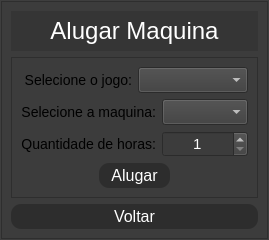
      <widget class="QWidget" name="pg_alugar_maquina">
       <layout class="QVBoxLayout" name="verticalLayout_35">
        <property name="spacing">
         <number>0</number>
        </property>
        <property name="leftMargin">
         <number>0</number>
        </property>
        <property name="topMargin">
         <number>0</number>
        </property>
        <property name="rightMargin">
         <number>0</number>
        </property>
        <property name="bottomMargin">
         <number>0</number>
        </property>
        <item>
         <widget class="QFrame" name="frame_19">
          <property name="styleSheet">
           <string notr="true">background-color: rgb(80, 80, 80);</string>
          </property>
          <property name="frameShape">
           <enum>QFrame::StyledPanel</enum>
          </property>
          <property name="frameShadow">
           <enum>QFrame::Raised</enum>
          </property>
          <layout class="QHBoxLayout" name="horizontalLayout_30">
           <property name="spacing">
            <number>0</number>
           </property>
           <property name="leftMargin">
            <number>0</number>
           </property>
           <property name="topMargin">
            <number>0</number>
           </property>
           <property name="rightMargin">
            <number>0</number>
           </property>
           <property name="bottomMargin">
            <number>0</number>
           </property>
           <item>
            <widget class="QFrame" name="frame_20">
             <property name="maximumSize">
              <size>
               <width>600</width>
               <height>300</height>
              </size>
             </property>
             <property name="styleSheet">
              <string notr="true">background-color: rgb(60, 60, 60);</string>
             </property>
             <property name="frameShape">
              <enum>QFrame::StyledPanel</enum>
             </property>
             <property name="frameShadow">
              <enum>QFrame::Raised</enum>
             </property>
             <layout class="QVBoxLayout" name="verticalLayout_21">
              <item>
               <widget class="QLabel" name="label_13">
                <property name="minimumSize">
                 <size>
                  <width>0</width>
                  <height>40</height>
                 </size>
                </property>
                <property name="maximumSize">
                 <size>
                  <width>16777215</width>
                  <height>40</height>
                 </size>
                </property>
                <property name="styleSheet">
                 <string notr="true">background-color: rgb(53, 53, 53);</string>
                </property>
                <property name="text">
                 <string>&lt;html&gt;&lt;head/&gt;&lt;body&gt;&lt;p align=&quot;center&quot;&gt;&lt;span style=&quot; font-size:18pt; color:#ffffff;&quot;&gt;Alugar Maquina&lt;/span&gt;&lt;/p&gt;&lt;/body&gt;&lt;/html&gt;</string>
                </property>
               </widget>
              </item>
              <item>
               <widget class="QFrame" name="frame_35">
                <property name="frameShape">
                 <enum>QFrame::StyledPanel</enum>
                </property>
                <property name="frameShadow">
                 <enum>QFrame::Raised</enum>
                </property>
                <layout class="QVBoxLayout" name="verticalLayout_20">
                 <item>
                  <layout class="QHBoxLayout" name="horizontalLayout_31">
                   <item>
                    <widget class="QLabel" name="label_14">
                     <property name="maximumSize">
                      <size>
                       <width>150</width>
                       <height>16777215</height>
                      </size>
                     </property>
                     <property name="styleSheet">
                      <string notr="true">font-size: 14px;
</string>
                     </property>
                     <property name="text">
                      <string>Selecione o jogo:</string>
                     </property>
                     <property name="alignment">
                      <set>Qt::AlignRight|Qt::AlignTrailing|Qt::AlignVCenter</set>
                     </property>
                    </widget>
                   </item>
                   <item>
                    <widget class="QComboBox" name="lista_jogos_alugar">
                     <property name="maximumSize">
                      <size>
                       <width>300</width>
                       <height>16777215</height>
                      </size>
                     </property>
                     <property name="styleSheet">
                      <string notr="true">color: rgb(255, 255, 255);
font-size: 15px;</string>
                     </property>
                    </widget>
                   </item>
                  </layout>
                 </item>
                 <item>
                  <layout class="QHBoxLayout" name="horizontalLayout_32">
                   <item>
                    <widget class="QLabel" name="label_15">
                     <property name="maximumSize">
                      <size>
                       <width>150</width>
                       <height>16777215</height>
                      </size>
                     </property>
                     <property name="styleSheet">
                      <string notr="true">font-size: 14px;
</string>
                     </property>
                     <property name="text">
                      <string>Selecione a maquina:</string>
                     </property>
                     <property name="alignment">
                      <set>Qt::AlignRight|Qt::AlignTrailing|Qt::AlignVCenter</set>
                     </property>
                    </widget>
                   </item>
                   <item>
                    <widget class="QComboBox" name="lista_maquinas_aluguel">
                     <property name="maximumSize">
                      <size>
                       <width>300</width>
                       <height>16777215</height>
                      </size>
                     </property>
                     <property name="styleSheet">
                      <string notr="true">color: rgb(255, 255, 255);
font-size: 15px;</string>
                     </property>
                    </widget>
                   </item>
                  </layout>
                 </item>
                 <item>
                  <layout class="QHBoxLayout" name="horizontalLayout_38">
                   <item>
                    <widget class="QLabel" name="label_20">
                     <property name="maximumSize">
                      <size>
                       <width>150</width>
                       <height>16777215</height>
                      </size>
                     </property>
                     <property name="styleSheet">
                      <string notr="true">font-size: 14px;
</string>
                     </property>
                     <property name="text">
                      <string>Quantidade de horas:</string>
                     </property>
                     <property name="alignment">
                      <set>Qt::AlignRight|Qt::AlignTrailing|Qt::AlignVCenter</set>
                     </property>
                    </widget>
                   </item>
                   <item>
                    <widget class="QSpinBox" name="horas">
                     <property name="maximumSize">
                      <size>
                       <width>300</width>
                       <height>16777215</height>
                      </size>
                     </property>
                     <property name="contextMenuPolicy">
                      <enum>Qt::DefaultContextMenu</enum>
                     </property>
                     <property name="layoutDirection">
                      <enum>Qt::LeftToRight</enum>
                     </property>
                     <property name="styleSheet">
                      <string notr="true">color: rgb(255, 255, 255);
font-size: 15px;</string>
                     </property>
                     <property name="wrapping">
                      <bool>false</bool>
                     </property>
                     <property name="frame">
                      <bool>true</bool>
                     </property>
                     <property name="alignment">
                      <set>Qt::AlignCenter</set>
                     </property>
                     <property name="minimum">
                      <number>1</number>
                     </property>
                     <property name="maximum">
                      <number>5</number>
                     </property>
                    </widget>
                   </item>
                  </layout>
                 </item>
                 <item>
                  <layout class="QHBoxLayout" name="horizontalLayout_37">
                   <item>
                    <widget class="QPushButton" name="pushButton">
                     <property name="enabled">
                      <bool>false</bool>
                     </property>
                     <property name="text">
                      <string/>
                     </property>
                     <property name="flat">
                      <bool>true</bool>
                     </property>
                    </widget>
                   </item>
                   <item>
                    <widget class="QPushButton" name="alugar_button">
                     <property name="minimumSize">
                      <size>
                       <width>0</width>
                       <height>25</height>
                      </size>
                     </property>
                     <property name="maximumSize">
                      <size>
                       <width>16777215</width>
                       <height>25</height>
                      </size>
                     </property>
                     <property name="styleSheet">
                      <string notr="true">QPushButton{
	color:rgb(255,255,255);
	border-radius: 10px;
	font-size: 16px;
	
	background-color: rgb(45, 45, 45);
}
QPushButton:hover{background-color: #787878; color:black}</string>
                     </property>
                     <property name="text">
                      <string>Alugar</string>
                     </property>
                    </widget>
                   </item>
                   <item>
                    <widget class="QPushButton" name="pushButton_2">
                     <property name="enabled">
                      <bool>false</bool>
                     </property>
                     <property name="text">
                      <string/>
                     </property>
                     <property name="flat">
                      <bool>true</bool>
                     </property>
                    </widget>
                   </item>
                  </layout>
                 </item>
                </layout>
               </widget>
              </item>
              <item>
               <widget class="QPushButton" name="voltar_alugar_maquina_button">
                <property name="minimumSize">
                 <size>
                  <width>0</width>
                  <height>25</height>
                 </size>
                </property>
                <property name="maximumSize">
                 <size>
                  <width>16777215</width>
                  <height>25</height>
                 </size>
                </property>
                <property name="styleSheet">
                 <string notr="true">QPushButton{
	color:rgb(255,255,255);
	border-radius: 10px;
	font-size: 16px;
	
	background-color: rgb(45, 45, 45);
}
QPushButton:hover{background-color: #787878; color:black}</string>
                </property>
                <property name="text">
                 <string>Voltar</string>
                </property>
               </widget>
              </item>
             </layout>
            </widget>
           </item>
          </layout>
         </widget>
        </item>
       </layout>
      </widget>
